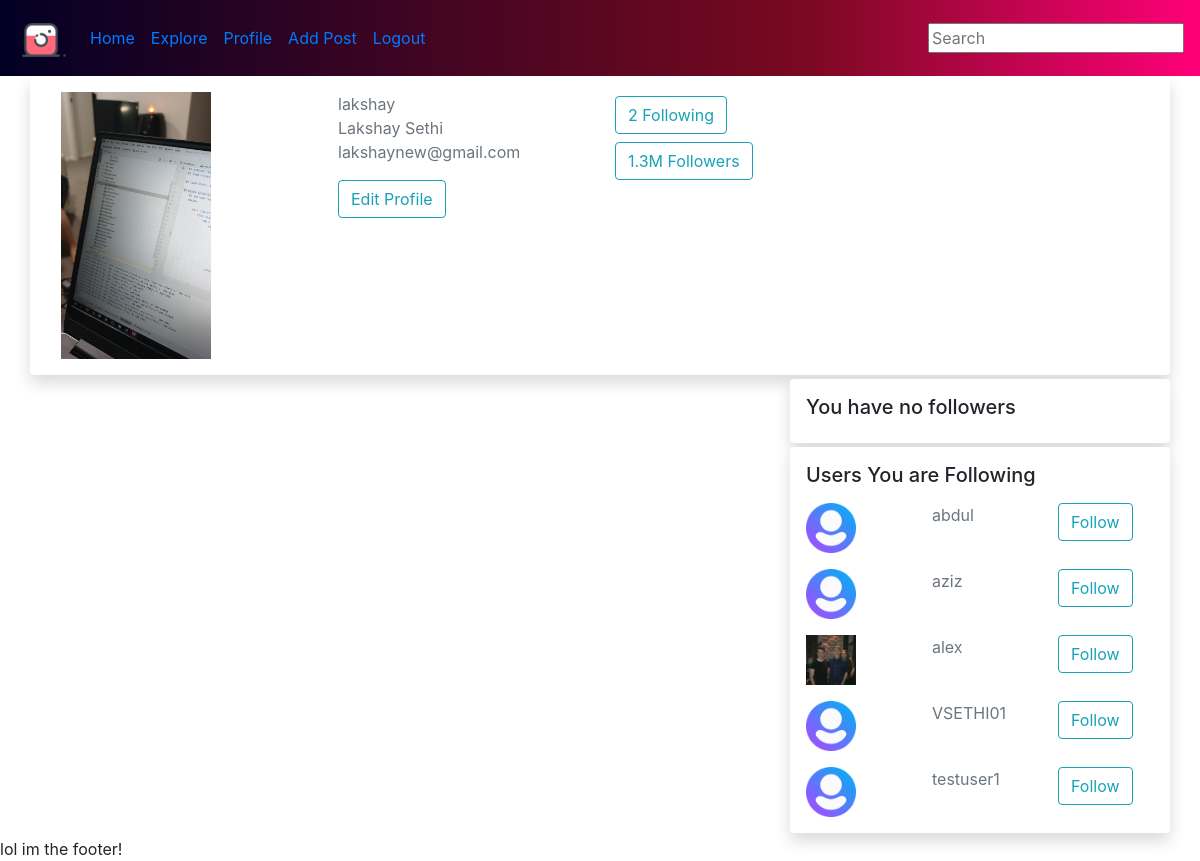
The page /profile/ (signed in) on the database as committed earlier.
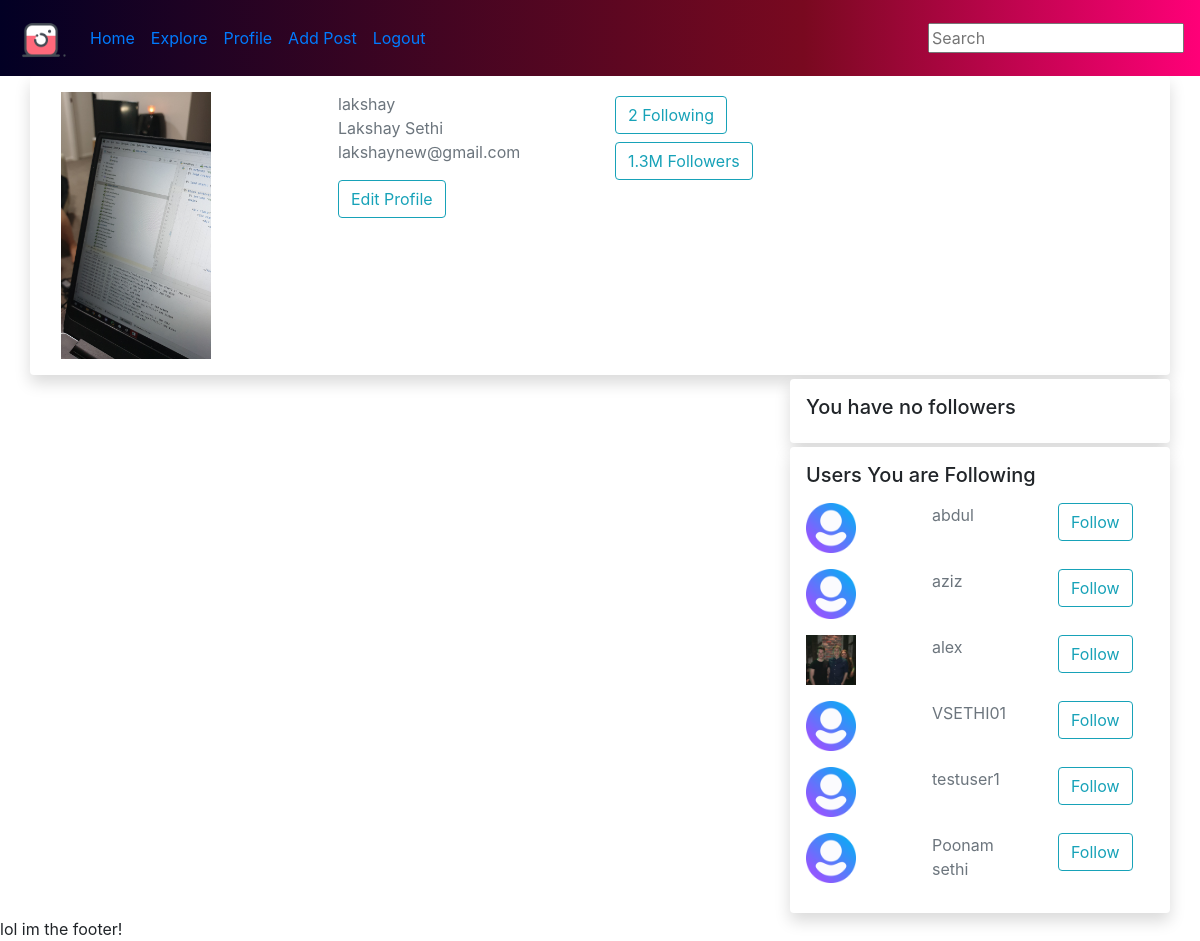
The same page on the database as committed later.
### instaLS/models.py (models this page shows, shortened)
class Profile(models.Model):
    user= models.OneToOneField(User,on_delete=models.CASCADE)
    image = models.ImageField(default='profile_pics/default.png', upload_to='profile_pics')
    following = models.ManyToManyField("self", symmetrical =False, blank=True)

### instaLS/views.py (the view)
# urls.py: path('profile/', views.profile, name='profile'),
def profile(request):
    if (not request.user.is_authenticated):
        return redirect('start')
    title = 'Profile'
    following = request.user.profile.following.all()
    context = {'title': title,'posts':request.user.profile.post_set.all(),'following':following}
    return render(request, 'profile.html', context)

### templates/profile.html
{% extends 'base.html' %}
{% load static %}
{% block content1 %}
    {% include 'nav.html' %}
    <main>
        <div class="container">
            {% include 'user-info.html' %}
            <div class="row">
                <div class="col-8">{% include 'postsforloop.html' %}</div>
                <div class="col-4">
                    <div class="row">{% include 'MyFollowers.html' %}</div>
                    <div class="row">{% include 'IamFollowing.html' %}</div>
                </div>
            </div>
        </div>
    </main>
{% endblock %}

### templates/base.html (shortened to what this page needs)
<!doctype html>
<html lang="en">
<head>
    <link rel="stylesheet" href="https://stackpath.bootstrapcdn.com/bootstrap/4.4.1/css/bootstrap.min.css"
>
</head>
<body>
    {% block content1 %}
    {% endblock %}
{% include 'footer.html' %}
</body>
</html>

### templates/nav.html (shortened to what this page needs)
{% load static %}
<nav class="navbar navbar-expand-sm ">
    <a class="navbar-brand" href="{% url 'home' %}"><img style='width: 50px;' src="{% static 'assets/img/logo.png' %}"></a>
    <div class="collapse navbar-collapse" id="navbarSupportedContent">
        <ul class="navbar-nav mr-auto">
            <li class="nav-item">
                <a class="nav-link" href="{% url 'start' %}">Home</a>
            </li>
            <li class="nav-item">
                <a class="nav-link" href="{% url 'explore' %}">Explore</a>
            </li>
            <li class="nav-item">
                <a class="nav-link" href="{% url 'profile' %}">Profile</a>
            </li>
            <li class="nav-item">
                <a class="nav-link" href="{% url 'addPost' %}">Add Post</a>
            </li>
            <li class="nav-item">
                <a class="nav-link" href="{% url 'logout' %}">Logout</a>
            </li>
        </ul>
        <form method='POST'  action='{% url "search" %}' class="form-inline my-2 my-lg-0">
            <input  name = 'searchText' type="text" placeholder="Search" aria-label="Search">
        </form>
    </div>
</nav>

### templates/user-info.html
<div class="row user-info shadow p-3 mb-1 bg-white rounded">
    <div class="col col-3"><img style="max-width: 150px" src="{{ user.profile.image.url }}" alt="profile pic" class="profile-pic"></div>
    <div class="col col-3 user-info">
        <p class="text-secondary">{{ user.username }} <br> {{ user.first_name }} {{ user.last_name }}
            <br>{{ user.email }}</p>
        <a href="{% url 'edit-profile' %}" class="btn btn-outline-info">Edit Profile</a>
    </div>
    <div class=" col col-3 user-info user-info-2">
        <a href="{% url 'profile' %}" class="btn my-1 btn-outline-info">{{ '2' }} Following</a>
        <a href="{% url 'profile' %}" class="btn my-1 btn-outline-info">{{ '1.3M' }} Followers</a>
    </div>
</div>

### templates/MyFollowers.html
<div class="container shadow p-3 mb-1 bg-white rounded">
    {% if followers.first %}
        <h5>Your Followers</h5>
        {% for f1 in followers %}
            {% include 'oneUserProfile.html' %}
        {% endfor %}
    {% else %}
        <h5>You have no followers</h5>
    {% endif %}
</div>

### templates/IamFollowing.html
<div class="container shadow p-3 mb-1 bg-white rounded">
    {% if following.first %}
        <h5>Users You are Following</h5>
        {% for f1 in following %}
            {% include 'oneUserProfile.html' %}
        {% endfor %}
    {% else %}
        <h5>You are not following any users</h5>
    {% endif %}
</div>

### templates/oneUserProfile.html (shortened to what this page needs)
<div class="row mt-3">
            <div class="col">
                <img style="max-width: 50px;height: 50px!important;" src="{{ f1.image.url }}" class="profile-pic">
            </div>
            <div class="col"><p class="text-secondary">
                {{ f1.user.username }} </p>
            </div>
            <div class="col">
                <form method='POST'>
                    <button type="submit" class="btn btn-outline-info">Follow</button>
                </form>
            </div>
</div>

### templates/footer.html
<footer>
    lol im the footer!
</footer>

### templates/nav.html (style rules this page uses)
.navbar { background: rgb(2, 0, 36); background: linear-gradient(90deg,rgba(2, 0, 36, 1) 0%, rgba(121, 9, 32, 1) 67%, rgba(255, 0, 120, 1)100%); }

Rows that differ between the two databases and show on the page:
added Profile: image (placeholder picture), user.username "Poonam sethi"
